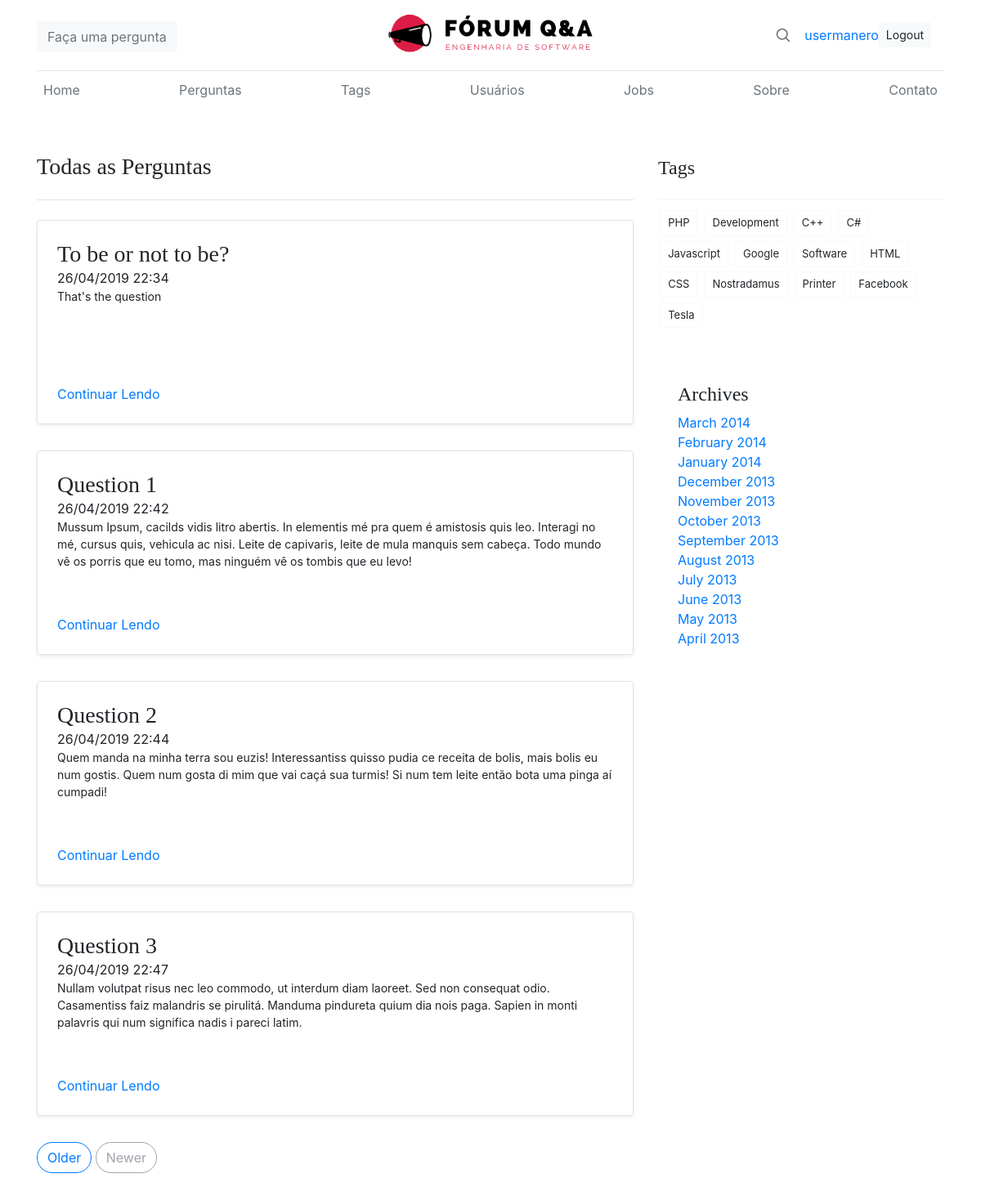
Screenshot of /all-posts/ (signed in) with the database file from the repository.
### posts/models.py (models this page shows)
class Question(models.Model):
	title = description = models.CharField(max_length=512)
	description = models.TextField()
	creation_date = models.DateTimeField(auto_now=False, auto_now_add=True)
	last_modification_date = models.DateTimeField(auto_now=True, auto_now_add=False)
	user = models.ForeignKey(User , on_delete=models.CASCADE)

### forum/views.py (the view)
# urls.py: path('all-posts/', views.all_posts , name='all_posts'),
def all_posts(request):
    context = {
        'title': 'Perguntas'
    }
    questions = Question.objects.all()
    context['posts'] = questions
    return render(request, 'forum/posts.html', context)

### forum/templates/forum/posts.html (shortened to what this page needs)
{% extends "forum/base.html" %}
{% load static %}
{% block content %}
<div class='container'>
    {%  include "forum/header.html" %}
    <div class="row">
        <div class="col-md-8 blog-main mt-5">
            <h3 class="pb-4 mb-4 border-bottom">
                Todas as Perguntas
            </h3>
            {% for post in posts %}
            <div class="row mb-2">
                <div class="col-md-12">
                    <div
                        class="row no-gutters border rounded overflow-hidden flex-md-row mb-4 shadow-sm h-md-250 position-relative">
                        <div class="col p-4 d-flex flex-column position-static">
                            <h3 class="mb-0">{{ post.title }}</h3>
                            <time class="post__header-time">{{post.creation_date|date:"d/m/Y H:i"}}</time>
                            <p class="card-text mb-auto">{{ post.description }}</p>
                            <a href="../post/{{post.id}}" class="stretched-link">Continuar Lendo</a>
                        </div>
                    </div>
                </div>
            </div>
            {% endfor %}
            <nav class="blog-pagination">
                <a class="btn btn-outline-primary" href="#">Older</a>
                <a class="btn btn-outline-secondary disabled" href="#" tabindex="-1" aria-disabled="true">Newer</a>
            </nav>
        </div>
        <aside class="col-md-4 blog-sidebar mt-5">
                <div class="widget">
                        <header class="widget__header mt-1 pb-3">
                            <h4>Tags</h4>
                        </header>
                        <div class="widget__tags">
                            <a class="tag">PHP</a>
                            <a class="tag">Development</a>
                            <a class="tag">C++</a>
                            <a class="tag">C#</a>
                            <a class="tag">Javascript</a>
                            <a class="tag">Google</a>
                            <a class="tag">Software</a>
                            <a class="tag">HTML</a>
                            <a class="tag">CSS</a>
                            <a class="tag">Nostradamus</a>
                            <a class="tag">Printer</a>
                            <a class="tag">Facebook</a>
                            <a class="tag">Tesla</a>
                        </div>
                    </div>
                <div class="p-4">
                  <h4>Archives</h4>
                  <ol class="list-unstyled mb-0">
                    <li><a href="#">March 2014</a></li>
                    <li><a href="#">February 2014</a></li>
                    <li><a href="#">January 2014</a></li>
                    <li><a href="#">December 2013</a></li>
                    <li><a href="#">November 2013</a></li>
                    <li><a href="#">October 2013</a></li>
                    <li><a href="#">September 2013</a></li>
                    <li><a href="#">August 2013</a></li>
                    <li><a href="#">July 2013</a></li>
                    <li><a href="#">June 2013</a></li>
                    <li><a href="#">May 2013</a></li>
                    <li><a href="#">April 2013</a></li>
                  </ol>
                </div>
              </aside>
    </div>
</div>
{% endblock %}

### forum/templates/forum/header.html
{% load static %}
<header class="blog-header py-3">
        <div class="row flex-nowrap justify-content-between align-items-center">
          <div class="col-4 pt-1">
              <button type="button" class="btn btn-light">
                <a href="{% url 'posts:create_post' %}" class="text-muted">Faça uma pergunta</a>
              </button>
          </div>
          <div class="col-4 text-center">
            <a class="blog-header-logo text-dark" href="{% url 'forum:index' %}">
              <img src="{% static 'forum/img/logo_top.png' %}" class="card-img-top"alt="logo">
            </a>
          </div>
          <div class="col-4 d-flex justify-content-end align-items-center">
            <a class="text-muted" href="#">
              <svg xmlns="http://www.w3.org/2000/svg" width="20" height="20" fill="none" stroke="currentColor" stroke-linecap="round" stroke-linejoin="round" stroke-width="2" class="mx-3" role="img" viewBox="0 0 24 24" focusable="false"><title>Search</title><circle cx="10.5" cy="10.5" r="7.5"/><path d="M21 21l-5.2-5.2"/></svg>
            </a>
            {% if user.is_authenticated %}
            <a href="{% url 'users:profile' %}"> {{ user.username }}</a>
            <a class="btn btn-sm btn btn-light mr-3" href="{% url 'users:logout' %}">Logout</a>
            {% else %}
            <a class="btn btn-sm btn btn-light mr-3" href="{% url 'users:login' %}">Entrar</a>
            <a class="btn btn-sm btn-outline-secondary" href="{% url 'users:register' %}">Registrar-se</a>
            {% endif %}
          </div>
        </div>
      </header>
      <div class="nav-scroller py-1 mb-2">
        <nav class="nav d-flex justify-content-between">
          <a class="p-2 text-muted" href="{% url 'forum:index' %}">Home</a>
          <a class="p-2 text-muted" href="{% url 'forum:all_posts' %}">Perguntas</a>
          <a class="p-2 text-muted" href="#">Tags</a>
          <a class="p-2 text-muted" href="{% url 'forum:users' %}">Usuários</a>
          <a class="p-2 text-muted" href="#">Jobs</a>
          <a class="p-2 text-muted" href="#">Sobre</a>
          <a class="p-2 text-muted" href="#">Contato</a>
        </nav>
      </div>

### static/forum/css/base.css (style rules this page uses)
.blog-header { line-height: 1; border-bottom: 1px solid #e5e5e5; }
.blog-header-logo { font-family: "Playfair Display", Georgia, "Times New Roman", serif; font-size: 2.25rem; }
h1, h2, h3, h4, h5, h6 { font-family: "Playfair Display", Georgia, "Times New Roman", serif; }
.nav-scroller { position: relative; z-index: 2; height: 2.75rem; overflow-y: hidden; }
.nav-scroller .nav { display: -ms-flexbox; display: flex; -ms-flex-wrap: nowrap; flex-wrap: nowrap; padding-bottom: 1rem; margin-top: -1px; overflow-x: auto; text-align: center; white-space: nowrap; -webkit-overflow-scrolling: touch; }
@media (min-width: 768px) { .h-md-250 { height: 250px; } }
.blog-pagination { margin-bottom: 4rem; }
.blog-pagination > .btn { border-radius: 2rem; }
p { font-size: 14px; margin: 0 0 10px; }
.widget { margin-bottom: 40px; }
.widget__header { display: flex; align-items: center; justify-content: space-between; font-size: 0.875rem; padding-bottom: 0.625rem; margin-bottom: 0.625rem; border-bottom: 1px solid rgba(0, 0, 0, 0.0470588); }
.widget__tags { font-size: 0.8125rem; }
.widget__tags .tag { background: rgba(255, 255, 255, 0.97); box-shadow: 0 0 1px rgba(0, 0, 0, 0.15); border: 1px solid rgba(255, 255, 255, 0.15); color: rgba(0, 0, 0, 0.6); display: inline-block; padding: 0.25rem 0.5rem; margin: 0.25rem 0.2rem; }

### rows the page displays
Question: title "To be or not to be?", creation_date "26/04/2019 22:34", description "That's the question"
Question: title "Question 1", creation_date "26/04/2019 22:42", description "Mussum Ipsum, cacilds vidis litro abertis. In elementis mé pra quem é amistosis quis leo. Interagi no mé, cursus quis, vehicula ac nisi. Leite de capivaris, leite de mula manquis sem cabeça. Todo mundo vê os porris que eu tomo, mas ninguém vê os tombis que eu levo!"
Question: title "Question 2", creation_date "26/04/2019 22:44", description "Quem manda na minha terra sou euzis! Interessantiss quisso pudia ce receita de bolis, mais bolis eu num gostis. Quem num gosta di mim que vai caçá sua turmis! Si num tem leite então bota uma pinga aí cumpadi!"
Question: title "Question 3", creation_date "26/04/2019 22:47", description "Nullam volutpat risus nec leo commodo, ut interdum diam laoreet. Sed non consequat odio. Casamentiss faiz malandris se pirulitá. Manduma pindureta quium dia nois paga. Sapien in monti palavris qui num significa nadis i pareci latim."

### other values shown
{{ user.username }} "usermanero"
